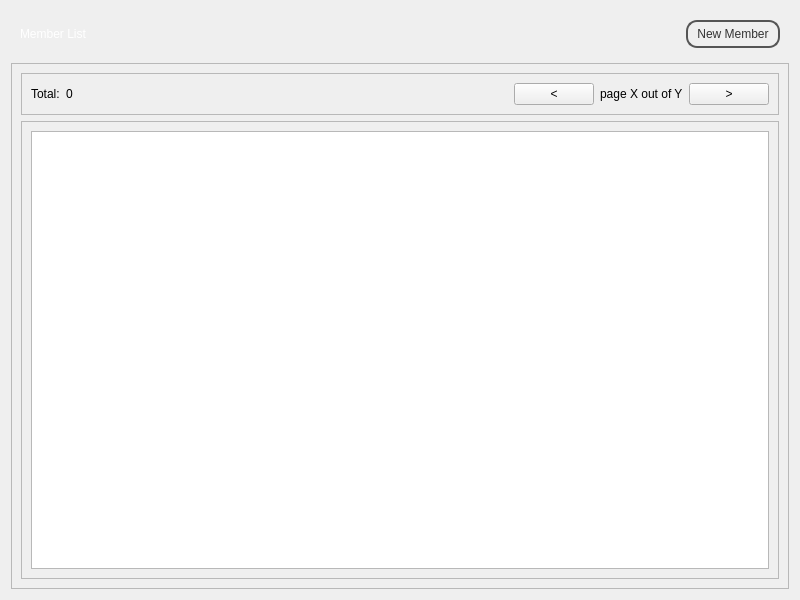
<?xml version="1.0" encoding="UTF-8"?>
<ui version="4.0">
 <class>MemberListView</class>
 <widget class="QWidget" name="MemberListView">
  <property name="geometry">
   <rect>
    <x>0</x>
    <y>0</y>
    <width>800</width>
    <height>600</height>
   </rect>
  </property>
  <property name="windowTitle">
   <string>Form</string>
  </property>
  <property name="styleSheet">
   <string notr="true">#topFrame {
border: none;
background: qlineargradient(x1: 0, y1: 0, x2: 0, y2: 1,
stop: 0 #a6a6a6, stop: 0.08 #7f7f7f,
stop: 0.39999 #717171, stop: 0.4 #626262,
stop: 0.9 #4c4c4c, stop: 1 #333333);
}

#bottomFrame {
border: none;
background: white;
}

#topFrame QLabel {
color: #fff;
}

#topFrame QPushButton {
color: #333;
border: 2px solid #555;
border-radius: 11px;
padding: 5px;
background: qradialgradient(cx: 0.3, cy: -0.4,
fx: 0.3, fy: -0.4,
radius: 1.35, stop: 0 #fff, stop: 1 #888);
min-width: 80px;
}

#topFrame QPushButton:hover {
background: qradialgradient(cx: 0.3, cy: -0.4,
fx: 0.3, fy: -0.4,
radius: 1.35, stop: 0 #fff, stop: 1 #bbb);
}

#topFrame QPushButton:pressed {
background: qradialgradient(cx: 0.4, cy: -0.1,
fx: 0.4, fy: -0.1,
radius: 1.35, stop: 0 #fff, stop: 1 #ddd);
}
</string>
  </property>
  <layout class="QVBoxLayout" name="verticalLayout">
   <item>
    <widget class="QFrame" name="topFrame">
     <property name="sizePolicy">
      <sizepolicy hsizetype="Preferred" vsizetype="Fixed">
       <horstretch>0</horstretch>
       <verstretch>0</verstretch>
      </sizepolicy>
     </property>
     <property name="frameShape">
      <enum>QFrame::StyledPanel</enum>
     </property>
     <property name="frameShadow">
      <enum>QFrame::Raised</enum>
     </property>
     <layout class="QHBoxLayout" name="horizontalLayout_4">
      <item>
       <widget class="QLabel" name="titleLabel">
        <property name="text">
         <string>Member List</string>
        </property>
       </widget>
      </item>
      <item>
       <spacer name="horizontalSpacer_5">
        <property name="orientation">
         <enum>Qt::Horizontal</enum>
        </property>
        <property name="sizeHint" stdset="0">
         <size>
          <width>200</width>
          <height>20</height>
         </size>
        </property>
       </spacer>
      </item>
      <item>
       <widget class="QPushButton" name="newMemberPushButton">
        <property name="text">
         <string>New Member</string>
        </property>
       </widget>
      </item>
     </layout>
    </widget>
   </item>
   <item>
    <widget class="QFrame" name="resultsFrame">
     <property name="styleSheet">
      <string notr="true"/>
     </property>
     <property name="frameShape">
      <enum>QFrame::StyledPanel</enum>
     </property>
     <property name="frameShadow">
      <enum>QFrame::Raised</enum>
     </property>
     <layout class="QVBoxLayout" name="verticalLayout_3">
      <item>
       <widget class="QFrame" name="pagingFrame">
        <property name="frameShape">
         <enum>QFrame::StyledPanel</enum>
        </property>
        <property name="frameShadow">
         <enum>QFrame::Raised</enum>
        </property>
        <layout class="QHBoxLayout" name="horizontalLayout_3">
         <item>
          <widget class="QLabel" name="totalMembersLabel">
           <property name="text">
            <string>Total:</string>
           </property>
          </widget>
         </item>
         <item>
          <widget class="QLabel" name="totalMembersValueLabel">
           <property name="minimumSize">
            <size>
             <width>100</width>
             <height>0</height>
            </size>
           </property>
           <property name="maximumSize">
            <size>
             <width>100</width>
             <height>16777215</height>
            </size>
           </property>
           <property name="text">
            <string>0</string>
           </property>
          </widget>
         </item>
         <item>
          <spacer name="horizontalSpacer_3">
           <property name="orientation">
            <enum>Qt::Horizontal</enum>
           </property>
           <property name="sizeHint" stdset="0">
            <size>
             <width>376</width>
             <height>20</height>
            </size>
           </property>
          </spacer>
         </item>
         <item>
          <widget class="QPushButton" name="prevPagePushButton">
           <property name="text">
            <string>&lt;</string>
           </property>
          </widget>
         </item>
         <item>
          <widget class="QLabel" name="pageInfoLabel">
           <property name="text">
            <string>page X out of Y</string>
           </property>
          </widget>
         </item>
         <item>
          <widget class="QPushButton" name="nextPagePushButton">
           <property name="text">
            <string>&gt;</string>
           </property>
          </widget>
         </item>
        </layout>
       </widget>
      </item>
      <item>
       <widget class="QFrame" name="memberListFrame">
        <property name="frameShape">
         <enum>QFrame::StyledPanel</enum>
        </property>
        <property name="frameShadow">
         <enum>QFrame::Raised</enum>
        </property>
        <layout class="QVBoxLayout" name="verticalLayout_4">
         <item>
          <widget class="QTableWidget" name="memberTableWidget">
           <property name="editTriggers">
            <set>QAbstractItemView::NoEditTriggers</set>
           </property>
           <property name="selectionMode">
            <enum>QAbstractItemView::NoSelection</enum>
           </property>
           <property name="selectionBehavior">
            <enum>QAbstractItemView::SelectRows</enum>
           </property>
           <attribute name="horizontalHeaderVisible">
            <bool>true</bool>
           </attribute>
           <attribute name="verticalHeaderVisible">
            <bool>false</bool>
           </attribute>
          </widget>
         </item>
        </layout>
       </widget>
      </item>
     </layout>
    </widget>
   </item>
  </layout>
 </widget>
 <resources/>
 <connections/>
</ui>
